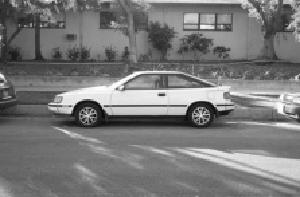
%> input picture sift_code/image_0007.jpg, 300 x 197 px
$ octave --eval "result = hogcaculate(imread('image_0007.jpg'));"   (GNU Octave 9; MATLAB toolbox functions it lacks are replaced by stand-ins)
%> lines starting %> are read from the running program, lines starting %| are printed output that depends on the picture
function F = hogcaculate(img, cellpw, cellph, nblockw, nblockh,...
     nthet, overlap, isglobalinterpolate, issigned, normmethod)
 % HOGCALCULATOR calculate R-HOG feature vector of an input image using the
 % procedure presented in Dalal and Triggs's paper in CVPR 2005.
 %

% Author:   timeHandle
 % Time:     March 24, 2010
 %           May 12£¬2010 update.
 %
 %       this copy of code is written for my personal interest, which is an
%       original and inornate realization of [Dalal CVPR2005]'s algorithm
 %       without any optimization. I just want to check whether I understand
 %       the algorithm really or not, and also do some practices for knowing
 %       matlab programming more well because I could be called as 'novice'.
%       OpenCV 2.0 has realized Dalal's HOG algorithm which runs faster
 %       than mine without any doubt, ¨r(¨s¨Œ¨t)¨q . Ronan pointed a error in
%       the code£¬thanks for his correction. Note that at the end of this
 %       code, there are some demonstration code£¬please remove in your work.


%
% F = hogcalculator(img, cellpw, cellph, nblockw, nblockh,
 %    nthet, overlap, isglobalinterpolate, issigned, normmethod)
 %
 % IMG:
 %       IMG is the input image.
 %
 % CELLPW, CELLPH:
 %       CELLPW and CELLPH are cell's pixel width and height respectively.
 %
 % NBLOCKW, NBLCOKH:
 %       NBLOCKW and NBLCOKH are block size counted by cells number in x and
 %       y directions respectively.
 %
 % NTHET, ISSIGNED:
 %       NTHET is the number of the bins of the histogram of oriented
 %       gradient. The histogram of oriented gradient ranges from 0 to pi in
 %       'unsigned' condition while to 2*pi in 'signed' condition, which can
 %       be specified through setting the value of the variable ISSIGNED by
 %       the string 'unsigned' or 'signed'.
 %
 % OVERLAP:
 %       OVERLAP is the overlap proportion of two neighboring block.
 %
 % ISGLOBALINTERPOLATE:
 %       ISGLOBALINTERPOLATE specifies whether the trilinear interpolation
 %       is done in a single global 3d histogram of the whole detecting
 %       window by the string 'globalinterpolate' or in each local 3d
 %       histogram corresponding to respective blocks by the string
 %       'localinterpolate' which is in strict accordance with the procedure
 %       proposed in Dalal's paper. Interpolating in the whole detecting
 %       window requires the block's sliding step to be an integral multiple
 %       of cell's width and height because the histogram is fixing before
 %       interpolate. In fact here the so called 'global interpolation' is
 %       a notation given by myself. at first the spatial interpolation is
%       done without any relevant to block's slide position, but when I was
 %       doing calculation while OVERLAP is 0.75, something occurred and
 %       confused me o__O"¡­ . This let me find that the operation I firstly
 %       did is different from which mentioned in Dalal's paper. But this
 %       does not mean it is incorrect ^¡ò^, so I reserve this. As for name,
 %       besides 'global interpolate', any others would be all ok, like 'Lady GaGa'
 %       or what else, :-).
 %
 % NORMMETHOD£º
 %       NORMMETHOD is the block histogram normalized method which can be
 %       set as one of the following strings:
 %               'none', which means non-normalization;
 %               'l1', which means L1-norm normalization;
 %               'l2', which means L2-norm normalization;
 %               'l1sqrt', which means L1-sqrt-norm normalization;
 %               'l2hys', which means L2-hys-norm normalization.
 % F£º
 %       F is a row vector storing the final histogram of all of the blocks
%       one by one in a top-left to bottom-right image scan manner, the
 %       cells histogram are stored in the same manner in each block's
 %       section of F.
 %
 % Note that CELLPW*NBLOCKW and CELLPH*NBLOCKH should be equal to IMG's
 % width and height respectively.
 %
 % Here is a demonstration, which all of parameters are set as the
 % best value mentioned in Dalal's paper when the window detected is 128*64
 % size(128 rows, 64 columns):
 %       F = hogcalculator(window, 8, 8, 2, 2, 9, 0.5,
 %                               'localinterpolate', 'unsigned', 'l2hys');
 % Also the function can be called like:
 %       F = hogcalculator(window);
 % the other parameters are all set by using the above-mentioned "dalal's
 % best value" as default.
 %

if nargin < 2
     % set default parameters value.
     cellpw = 8;
     cellph = 8;
     nblockw = 2;
     nblockh = 2;
     nthet = 9;
     overlap = 0.5;
     isglobalinterpolate = 'localinterpolate';
     issigned = 'unsigned';
     normmethod = 'l2hys';
 else
     if nargin < 10
         error('Input parameters are not enough.');
     end
 end

% check parameters's validity.
 [M, N, K] = size(img);
%> M = 197; N = 300; K = 1
 img=imresize(img,[fix(M/(cellph*nblockh))*(cellph*nblockh) fix(N/(cellph*nblockh))*(cellph*nblockh)]);
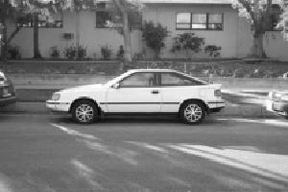
%> img: size 192x288 uint8; min 4, max 255, mean 120.5
 [M, N, K] = size(img);
%> M = 192; N = 288
 if mod(M,cellph*nblockh) ~= 0
     error('IMG''s height should be an integral multiple of CELLPH*NBLOCKH.');
 end
 if mod(N,cellpw*nblockw) ~= 0
     error('IMG''s width should be an integral multiple of CELLPW*NBLOCKW.');
 end
 if mod((1-overlap)*cellpw*nblockw, cellpw) ~= 0 ||...
         mod((1-overlap)*cellph*nblockh, cellph) ~= 0
     str1 = 'Incorrect OVERLAP or ISGLOBALINTERPOLATE parameter';
     str2 = ', slide step should be an intergral multiple of cell size';
     error([str1, str2]);
 end

% set the standard deviation of gaussian spatial weight window.
 delta = cellpw*nblockw * 0.5;

% calculate gradient scale matrix.
 hx = [-1,0,1];
 hy = -hx';
 gradscalx = imfilter(double(img),hx);
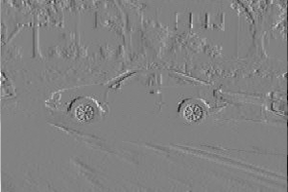
%> gradscalx: size 192x288 double; min -246, max 238, mean 0.2; drawn with min black and max white
 gradscaly = imfilter(double(img),hy);
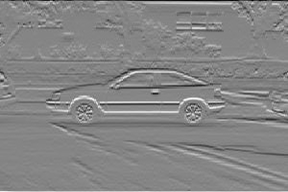
%> gradscaly: size 192x288 double; min -230, max 210, mean 0.2; drawn with min black and max white

%
if K > 1
         maxgrad = sqrt(double(gradscalx.*gradscalx + gradscaly.*gradscaly));
         [gradscal, gidx] = max(maxgrad,[],3);
         gxtemp = zeros(M,N);
         gytemp = gxtemp;
         for kn = 1:K
             ttempx = gradscalx(:,:,kn);
             ttempy = gradscaly(:,:,kn);
             tmpindex = find(gidx==kn);
             gxtemp(tmpindex) = ttempx(tmpindex);
             gytemp(tmpindex) =ttempy(tmpindex);
         end
         gradscalx = gxtemp;
         gradscaly = gytemp;
 else
     gradscal = sqrt(double(gradscalx.*gradscalx + gradscaly.*gradscaly));
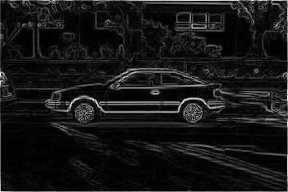
%> gradscal: size 192x288 double; min 0, max 252.7, mean 22.7
 end


% calculate gradient orientation matrix.
 % plus small number for avoiding dividing zero.
 gradscalxplus = gradscalx+ones(size(gradscalx))*0.0001;
 gradorient = zeros(M,N);
 % unsigned situation: orientation region is 0 to pi.
 if strcmp(issigned, 'unsigned') == 1
     gradorient =...
         atan(gradscaly./gradscalxplus);
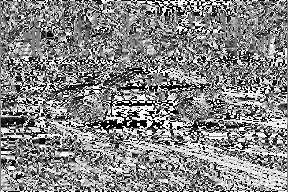
%> gradorient: size 192x288 double; min -1.57, max 1.57, mean 0.0859; drawn with min black and max white
     gradorient(gradorient<0) = gradorient(gradorient<0)+pi;
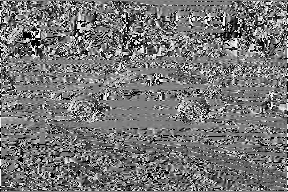
%> gradorient: size 192x288 double; min 0, max 3.14, mean 1.46; drawn with min black and max white
     or = 1;
 else
     % signed situation: orientation region is 0 to 2*pi.
     if strcmp(issigned, 'signed') == 1
         idx = find(gradscalx >= 0 & gradscaly >= 0);
         gradorient(idx) = atan(gradscaly(idx)./gradscalxplus(idx));
         idx = find(gradscalx < 0);
         gradorient(idx) = atan(gradscaly(idx)./gradscalxplus(idx)) + pi;
         idx = find(gradscalx >= 0 & gradscaly < 0);
         gradorient(idx) = atan(gradscaly(idx)./gradscalxplus(idx)) + 2*pi;
         or = 2;
     else
         error('Incorrect ISSIGNED parameter.');
     end
 end

% calculate block slide step.
 xbstride = cellpw*nblockw*(1-overlap);
 ybstride = cellph*nblockh*(1-overlap);
 xbstridend = N - cellpw*nblockw + 1;
%> xbstridend = 273
 ybstridend = M - cellph*nblockh + 1;
%> ybstridend = 177

% calculate the total blocks number in the window detected, which is
 % ntotalbh*ntotalbw.
 ntotalbh = ((M-cellph*nblockh)/ybstride)+1;
%> ntotalbh = 23
 ntotalbw = ((N-cellpw*nblockw)/xbstride)+1;
%> ntotalbw = 35

% generate the matrix hist3dbig for storing the 3-dimensions histogram. the
 % matrix covers the whole image in the 'globalinterpolate' condition or
 % covers the local block in the 'localinterpolate' condition. The matrix is
 % bigger than the area where it covers by adding additional elements
 % (corresponding to the cells) to the surround for calculation convenience.
 if strcmp(isglobalinterpolate, 'globalinterpolate') == 1
     ncellx = N / cellpw;
     ncelly = M / cellph;
     hist3dbig = zeros(ncelly+2, ncellx+2, nthet+2);
     F = zeros(1, (M/cellph-1)*(N/cellpw-1)*nblockw*nblockh*nthet);
     glbalinter = 1;
 else
     if strcmp(isglobalinterpolate, 'localinterpolate') == 1
         hist3dbig = zeros(nblockh+2, nblockw+2, nthet+2);
         F = zeros(1, ntotalbh*ntotalbw*nblockw*nblockh*nthet);
         glbalinter = 0;
     else
         error('Incorrect ISGLOBALINTERPOLATE parameter.')
     end
 end

% generate the matrix for storing histogram of one block;
 sF = zeros(1, nblockw*nblockh*nthet);

% generate gaussian spatial weight.
 [gaussx, gaussy] = meshgrid(0:(cellpw*nblockw-1), 0:(cellph*nblockh-1));
 weight = exp(-((gaussx-(cellpw*nblockw-1)/2)...
     .*(gaussx-(cellpw*nblockw-1)/2)+(gaussy-(cellph*nblockh-1)/2)...
     .*(gaussy-(cellph*nblockh-1)/2))/(delta*delta));

% vote for histogram. there are two situations according to the interpolate
 % condition('global' interpolate or local interpolate). The hist3d which is
 % generated from the 'bigger' matrix hist3dbig is the final histogram.
 if glbalinter == 1
     xbstep = nblockw*cellpw;
     ybstep = nblockh*cellph;
 else
     xbstep = xbstride;
     ybstep = ybstride;
 end
 % block slide loop
 for btly = 1:ybstep:ybstridend
     for btlx = 1:xbstep:xbstridend
         for bi = 1:(cellph*nblockh)
             for bj = 1:(cellpw*nblockw)

                i = btly + bi - 1;
                 j = btlx + bj - 1;
                 gaussweight = weight(bi,bj);

                gs = gradscal(i,j);
                 go = gradorient(i,j);

                if glbalinter == 1
                     jorbj = j;
                     iorbi = i;
                 else
                     jorbj = bj;
                     iorbi = bi;
                 end

                % calculate bin index of hist3dbig
                 binx1 = floor((jorbj-1+cellpw/2)/cellpw) + 1;
                 biny1 = floor((iorbi-1+cellph/2)/cellph) + 1;
                 binz1 = floor((go+(or*pi/nthet)/2)/(or*pi/nthet)) + 1;

                if gs < 1E-5
                     continue;
                 end

                binx2 = binx1 + 1;
                 biny2 = biny1 + 1;
                 binz2 = binz1 + 1;

                x1 = (binx1-1.5)*cellpw + 0.5;
                 y1 = (biny1-1.5)*cellph + 0.5;
                 z1 = (binz1-1.5)*(or*pi/nthet);

                % trilinear interpolation.
                 hist3dbig(biny1,binx1,binz1) =...
                     hist3dbig(biny1,binx1,binz1) + gs*gaussweight...
                     * (1-(jorbj-x1)/cellpw)*(1-(iorbi-y1)/cellph)...
                     *(1-(go-z1)/(or*pi/nthet));
                 hist3dbig(biny1,binx1,binz2) =...
                     hist3dbig(biny1,binx1,binz2) + gs*gaussweight...
                     * (1-(jorbj-x1)/cellpw)*(1-(iorbi-y1)/cellph)...
                     *((go-z1)/(or*pi/nthet));
                 hist3dbig(biny2,binx1,binz1) =...
                     hist3dbig(biny2,binx1,binz1) + gs*gaussweight...
                     * (1-(jorbj-x1)/cellpw)*((iorbi-y1)/cellph)...
                     *(1-(go-z1)/(or*pi/nthet));
                 hist3dbig(biny2,binx1,binz2) =...
                     hist3dbig(biny2,binx1,binz2) + gs*gaussweight...
                     * (1-(jorbj-x1)/cellpw)*((iorbi-y1)/cellph)...
                     *((go-z1)/(or*pi/nthet));
                 hist3dbig(biny1,binx2,binz1) =...
                     hist3dbig(biny1,binx2,binz1) + gs*gaussweight...
                     * ((jorbj-x1)/cellpw)*(1-(iorbi-y1)/cellph)...
                     *(1-(go-z1)/(or*pi/nthet));
                 hist3dbig(biny1,binx2,binz2) =...
                     hist3dbig(biny1,binx2,binz2) + gs*gaussweight...
                     * ((jorbj-x1)/cellpw)*(1-(iorbi-y1)/cellph)...
                     *((go-z1)/(or*pi/nthet));
                 hist3dbig(biny2,binx2,binz1) =...
                     hist3dbig(biny2,binx2,binz1) + gs*gaussweight...
                     * ((jorbj-x1)/cellpw)*((iorbi-y1)/cellph)...
                     *(1-(go-z1)/(or*pi/nthet));
                 hist3dbig(biny2,binx2,binz2) =...
                     hist3dbig(biny2,binx2,binz2) + gs*gaussweight...
                     * ((jorbj-x1)/cellpw)*((iorbi-y1)/cellph)...
                     *((go-z1)/(or*pi/nthet));
             end
         end

        % In the local interpolate condition. F is generated in this block
        % slide loop. hist3dbig should be cleared in each loop.
         if glbalinter == 0
             if or == 2
                 hist3dbig(:,:,2) = hist3dbig(:,:,2)...
                     + hist3dbig(:,:,nthet+2);
                 hist3dbig(:,:,(nthet+1)) =...
                     hist3dbig(:,:,(nthet+1)) + hist3dbig(:,:,1);
             end
             hist3d = hist3dbig(2:(nblockh+1), 2:(nblockw+1), 2:(nthet+1));
             for ibin = 1:nblockh
                 for jbin = 1:nblockw
                     idsF = nthet*((ibin-1)*nblockw+jbin-1)+1;
                     idsF = idsF:(idsF+nthet-1);
                     sF(idsF) = hist3d(ibin,jbin,:);
                 end
             end
             iblock = ((btly-1)/ybstride)*ntotalbw +...
                 ((btlx-1)/xbstride) + 1;
             idF = (iblock-1)*nblockw*nblockh*nthet+1;
             idF = idF:(idF+nblockw*nblockh*nthet-1);
             F(idF) = sF;
             hist3dbig(:,:,:) = 0;
         end
     end
 end
%> after the loop, iblock = 805; idF = 36 values from 28945 to 28980; idsF = [28 29 30 31 32 33 34 35 36]; iorbi = 16; jorbj = 16; sF = 36 values, max 445.3 at index 4, min 0.743 at index 1, mean 85.42

% In the global interpolate condition. F is generated here outside the
 % block slide loop
if glbalinter == 1
     ncellx = N / cellpw;
     ncelly = M / cellph;
     if or == 2
         hist3dbig(:,:,2) = hist3dbig(:,:,2) + hist3dbig(:,:,nthet+2);
         hist3dbig(:,:,(nthet+1)) = hist3dbig(:,:,(nthet+1)) + hist3dbig(:,:,1);
     end
     hist3d = hist3dbig(2:(ncelly+1), 2:(ncellx+1), 2:(nthet+1));

    iblock = 1;
     for btly = 1:ybstride:ybstridend
         for btlx = 1:xbstride:xbstridend
             binidx = floor((btlx-1)/cellpw)+1;
             binidy = floor((btly-1)/cellph)+1;
             idF = (iblock-1)*nblockw*nblockh*nthet+1;
             idF = idF:(idF+nblockw*nblockh*nthet-1);
             for ibin = 1:nblockh
                 for jbin = 1:nblockw
                     idsF = nthet*((ibin-1)*nblockw+jbin-1)+1;
                     idsF = idsF:(idsF+nthet-1);
                     sF(idsF) = hist3d(binidy+ibin-1, binidx+jbin-1, :);
                 end
             end
             F(idF) = sF;
             iblock = iblock + 1;
         end
     end
 end

% adjust the negative value caused by accuracy of floating-point
 % operations.these value's scale is very small, usually at E-03 magnitude
 % while others will be E+02 or E+03 before normalization.
 F(F<0) = 0;

% block normalization.
 e = 0.001;
 l2hysthreshold = 0.2;
 fslidestep = nblockw*nblockh*nthet;
 switch normmethod
     case 'none'
     case 'l1'
         for fi = 1:fslidestep:size(F,2)
             div = sum(F(fi:(fi+fslidestep-1)));
             F(fi:(fi+fslidestep-1)) = F(fi:(fi+fslidestep-1))/(div+e);
         end
     case 'l1sqrt'
         for fi = 1:fslidestep:size(F,2)
             div = sum(F(fi:(fi+fslidestep-1)));
             F(fi:(fi+fslidestep-1)) = sqrt(F(fi:(fi+fslidestep-1))/(div+e));
         end
     case 'l2'
         for fi = 1:fslidestep:size(F,2)
             sF = F(fi:(fi+fslidestep-1)).*F(fi:(fi+fslidestep-1));
             div = sqrt(sum(sF)+e*e);
             F(fi:(fi+fslidestep-1)) = F(fi:(fi+fslidestep-1))/div;
         end
     case 'l2hys'
         for fi = 1:fslidestep:size(F,2)
             sF = F(fi:(fi+fslidestep-1)).*F(fi:(fi+fslidestep-1));
             div = sqrt(sum(sF)+e*e);
             sF = F(fi:(fi+fslidestep-1))/div;
             sF(sF>l2hysthreshold) = l2hysthreshold;
             div = sqrt(sum(sF.*sF)+e*e);
             F(fi:(fi+fslidestep-1)) = sF/div;
         end
%> this loop made 805 passes
%> fi on passes 2 to 4: 37, 73, 109
%> after the loop, sF = 36 values, max 0.2 at index 4, min 0.000846 at index 1, mean 0.0684
 end
